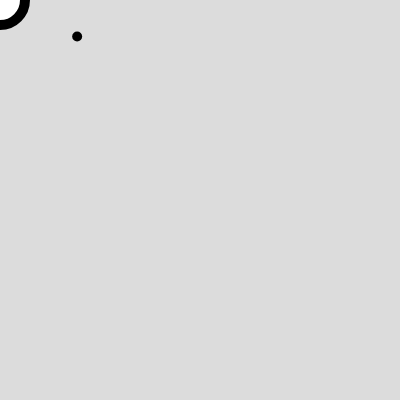
Frame 1 (no input)
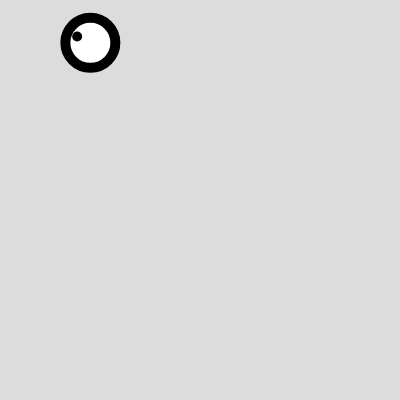
Frame 60 (no input)
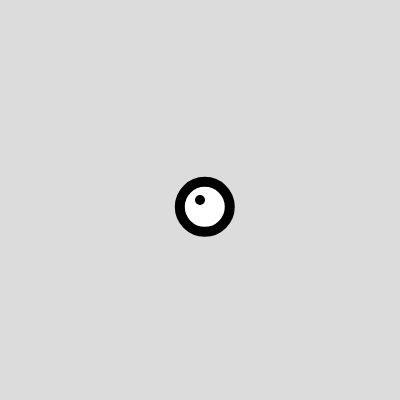
Frame 120 (the mouse pressed at the canvas centre since frame 60)

The p5.js sketch that drew these frames (run headless with seeded random() and noise() and a simulated clock; from frame 60 on, the mouse is pressed at the canvas centre):

// p5.js sketch
// ── sketch.js
//help: https://www.youtube.com/watch?v=ttz05d8DSOs&ab_channel=TheCodingTrain 
/*
Step 1: Lav retningsvektoren, r , se evt. "Vector-diagram.JPG"
Step 2: Beregn vektorens længde, rlen
Step 3: Normaliser retningsvektoren til en enhedsvektor e=(1/rlen)*r
Step 4: Opdater cirklen til dens nye position 
*/

let circleX; 
let circleY;
let pointX;
let pointY;
let rX;
let rY;
let rlen;
let eX;
let eY; 
let circleSpeed = 20; 
let d = 50;

function setup() { 
  createCanvas(400, 400);
  x = width/2
  y = height/2;
  circleX = mouseX;
  circleY = mouseY;
  pointX = mouseX + random(20,100);
  pointY = mouseY + random(20,100);
  strokeWeight(10);  
} 

function draw() { 
  background(220);
  circle(circleX, circleY, d);
  point(pointX,pointY);
  
  //step 1
  rX = pointX - circleX;
  rY = pointY - circleY;
  
  //step 2
  rlen = sqrt((rX)**2+(rY)**2);

  //step 3
  eX = (1/rlen)*rX
  eY = (1/rlen)*rY

  //step 4 
  circleX += circleSpeed*eX
  circleY += circleSpeed*eY
  
  // update point position
  if(mouseIsPressed){
    pointX=mouseX;
    pointY=mouseY;
  }

  //step 5 incl. boundry check not finished
  /*
  if(circleX>d/2 && circleX<width-d/2){

  } else{
    circleX += circleSpeed*eX
  }

  if(circleY>d/2 && circleY<height-d/2){
    
  } 
  */


}
